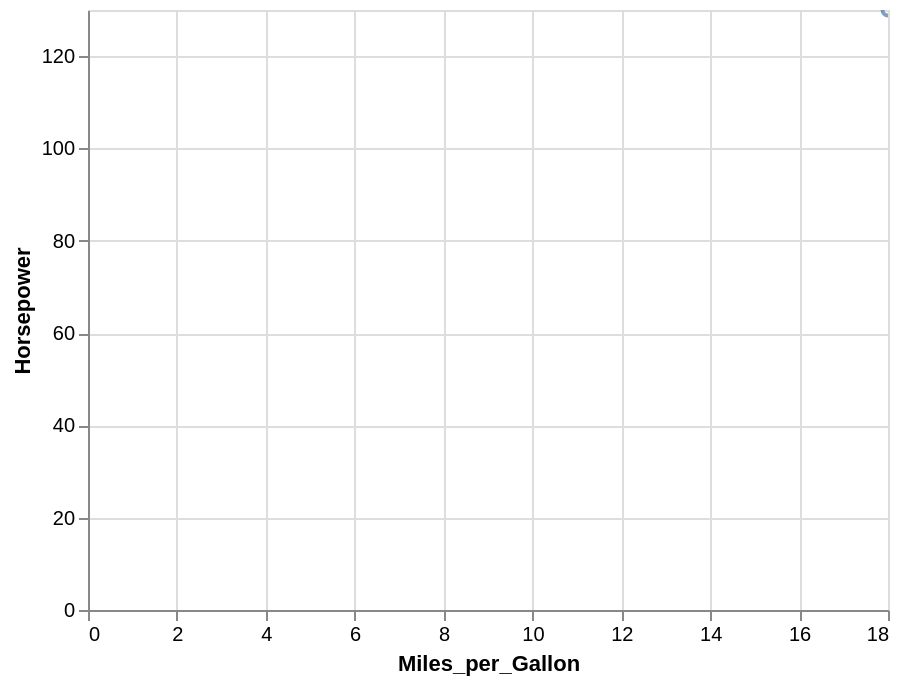

The Vega-Lite source for this figure:
### Vega-Lite specification from a JSON file in a GitHub repository (floating-point values rounded to 4 significant figures)
{"config": {"view": {"continuousWidth": 400, "continuousHeight": 300}}, "data": {"values": [{"Miles_per_Gallon": 18, "Cylinders": 8, "Displacement": 307, "Horsepower": 130, "Weight_in_lbs": 3504, "Acceleration": 12, "Year": "1970-01-01T00:00:00", "Origin": "USA", "Name": "chevrolet chevelle malibu"}]}, "selection": {"selector001": {"type": "interval", "bind": "scales", "encodings": ["x", "y"]}}, "mark": "point", "encoding": {"x": {"type": "quantitative", "field": "Miles_per_Gallon"}, "y": {"type": "quantitative", "field": "Horsepower"}}, "$schema": "https://vega.github.io/schema/vega-lite/v4.8.1.json"}
